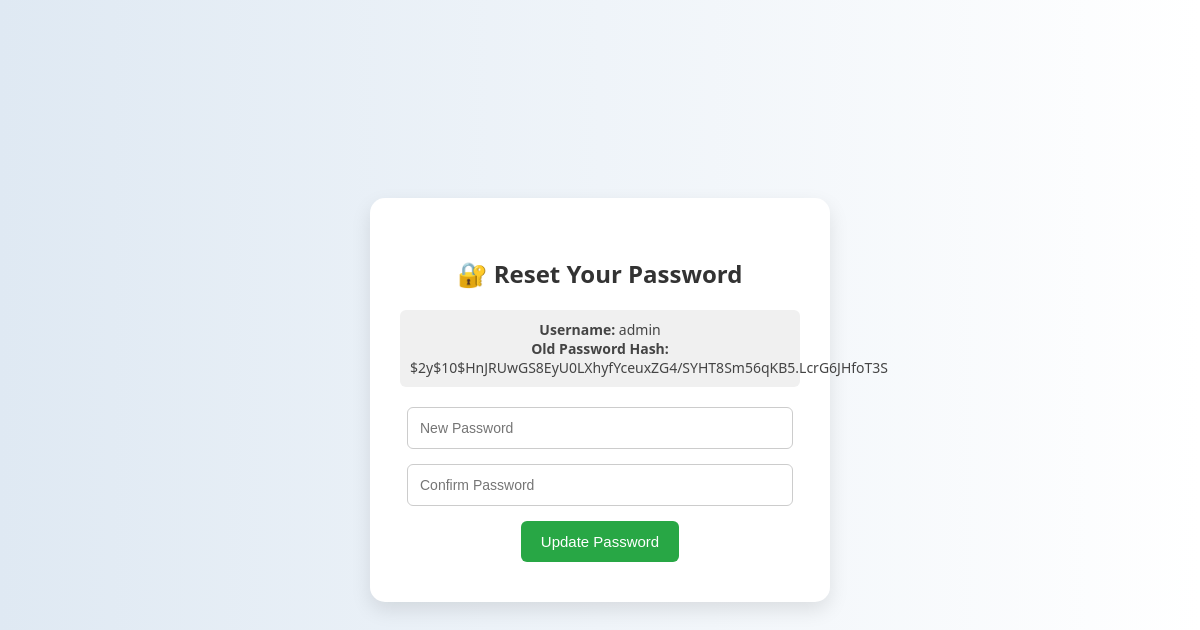
Screenshot of /users/forgetpassword/reset_password.php?email=calijaamc@gmail.com with the database file from the repository.
### tables this page shows
CREATE TABLE `users` (
  `id` int(11) NOT NULL,
  `role` enum('Admin','User') NOT NULL,
  `username` varchar(50) NOT NULL,
  `email` varchar(100) DEFAULT NULL,
  `password` varchar(255) NOT NULL,
  `created_at` timestamp NOT NULL DEFAULT current_timestamp(),
  `reset_token` varchar(255) DEFAULT NULL,
  `reset_requested` int(11) DEFAULT 0
);

### users/forgetpassword/reset_password.php (the view, shortened to what this page needs)
<?php
$conn = new mysqli("localhost", "root", "", "roadtaxsystem");
$email = $_GET['email'] ?? '';
$username = '';
$old_password_hash = '';
if ($email) {
    $res = $conn->query("SELECT username, password FROM users WHERE email = '$email'");
    if ($res && $res->num_rows > 0) {
        $data = $res->fetch_assoc();
        $username = $data['username'];
        $old_password_hash = $data['password'];
    }
}
?>
<!DOCTYPE html>
<html>
<head>
</head>
<body>
    <div class="form-box">
        <h2>🔐 Reset Your Password</h2>
        <?php if ($username): ?>
            <div class="info">
                <strong>Username:</strong> <?php echo htmlspecialchars($username); ?><br>
                <strong>Old Password Hash:</strong><br> <?php echo $old_password_hash; ?>
            </div>
            <form method="POST" action="update_password.php">
                <input type="password" name="new_password" placeholder="New Password" required><br>
                <input type="password" name="confirm_password" placeholder="Confirm Password" required><br>
                <button type="submit">Update Password</button>
            </form>
        <?php else: ?>
            <p style="color:red;">Invalid or missing email address.</p>
        <?php endif; ?>
    </div>
</body>
</html>

### users/forgetpassword/reset_password.php (style rules this page uses)
body { margin: 0; font-family: 'Segoe UI', sans-serif; background: linear-gradient(to right, #dfe9f3, #ffffff); display: flex; justify-content: center; align-items: center; height: 100vh; }
.form-box { background-color: #ffffff; padding: 40px 30px; border-radius: 15px; box-shadow: 0 8px 20px rgba(0,0,0,0.1); width: 400px; text-align: center; }
h2 { color: #333; margin-bottom: 20px; }
.info { font-size: 14px; background: #f0f0f0; padding: 10px; border-radius: 6px; margin-bottom: 20px; color: #444; }
input[type="password"] { width: 90%; padding: 12px; margin-bottom: 15px; border: 1px solid #ccc; border-radius: 6px; font-size: 14px; }
button { background-color: #28a745; color: white; padding: 12px 20px; border: none; border-radius: 6px; font-size: 15px; cursor: pointer; transition: background-color 0.3s ease; }

### rows the page displays
users: username "admin", password "$2y$10$HnJRUwGS8EyU0LXhyfYceuxZG4/SYHT8Sm56qKB5.LcrG6JHfoT3S"
